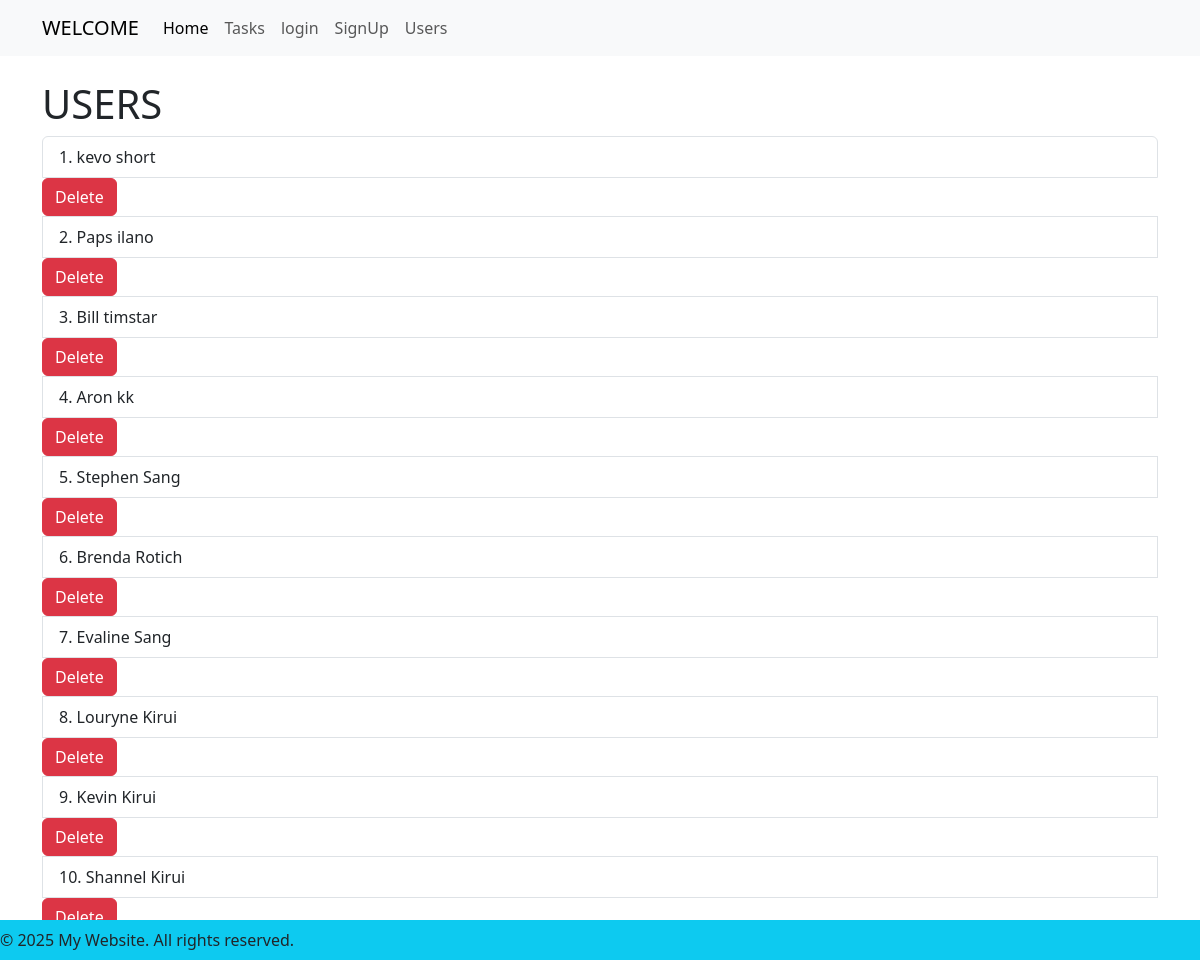
Page /users2 on the earlier database version.
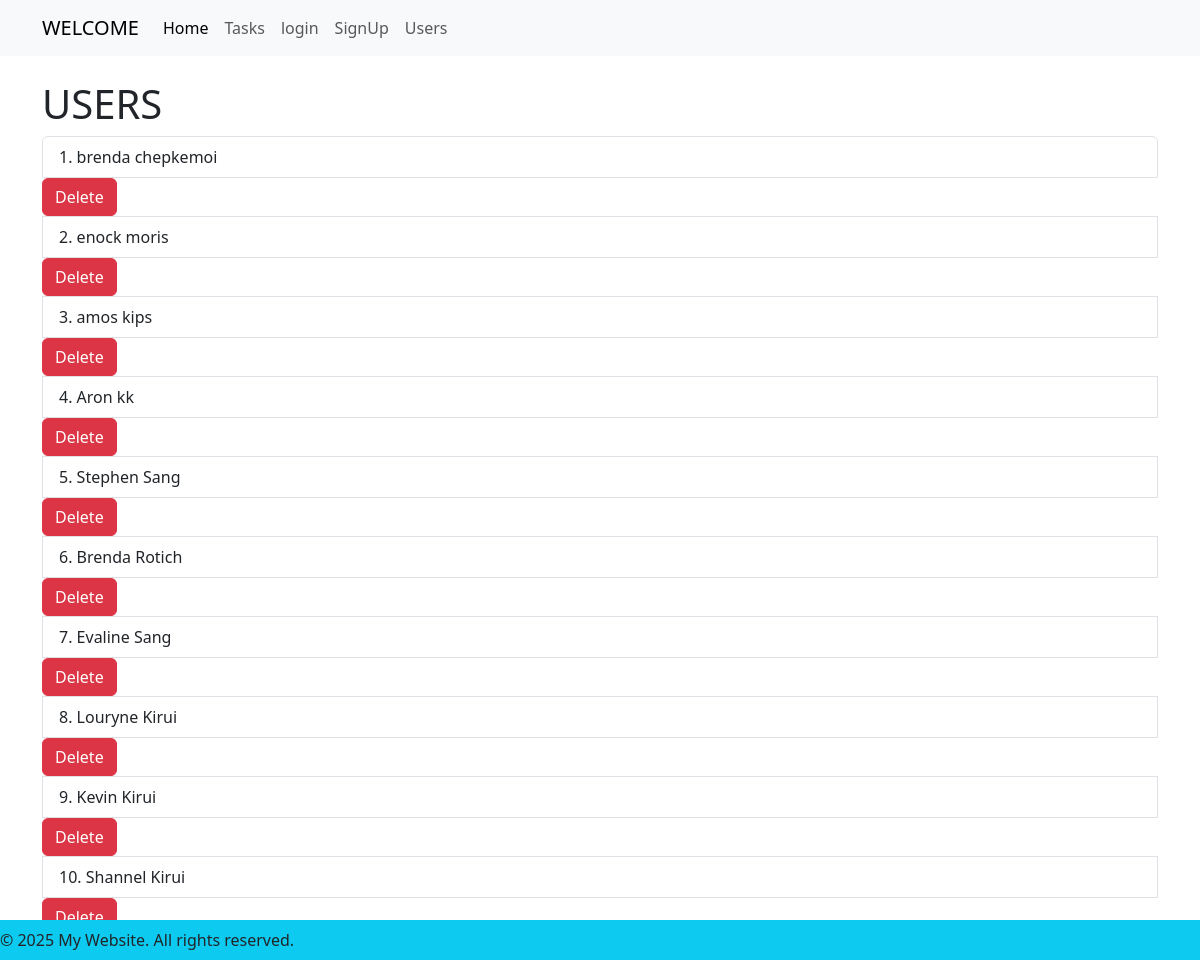
Same page on the later database version.
### app/models.py (models this page shows, shortened)
class User(db.Model,UserMixin):
    id = db.Column(db.Integer, primary_key=True)
    username = db.Column(db.String(50), nullable=False, unique=True)
    first_name = db.Column(db.String(50), nullable=False)
    last_name = db.Column(db.String(50), nullable=False)
    password = db.Column(db.String(50), nullable=False)
    task = db.relationship('Task', backref='user', lazy=True)
    def __repr__(self):
          return f' {self.first_name} {self.last_name}'

### app/routes.py (the view)
@app.route('/users2',methods=['GET','POST'])
def users2():
    users = User.query.all()
    return render_template('users.html', title='Users',users=users)

### app/templates/users.html
{% extends "base.html" %}
{% block content %}
<h1>USERS</h1>
<ul class="list-group">
    {% for user in users|reverse %}
        <li class="list-group-item">{{ loop.index }}. {{ user }}</li>
        <form action="{{ url_for('delete_user', user_id=user.id) }}" method="post" onsubmit="return confirm('Are you sure you want to delete this user?');">
            <button type="submit" class="btn btn-danger btn-xx-lg">Delete</button>
        </form>
    {% endfor %}
</ul>
{% endblock %}

Differences in the rows shown:
removed User: first_name+last_name "kevo short"
removed User: first_name+last_name "Paps ilano"
removed User: first_name+last_name "Bill timstar"
added User: first_name+last_name "brenda chepkemoi"
added User: first_name+last_name "enock moris"
added User: first_name+last_name "amos kips"
